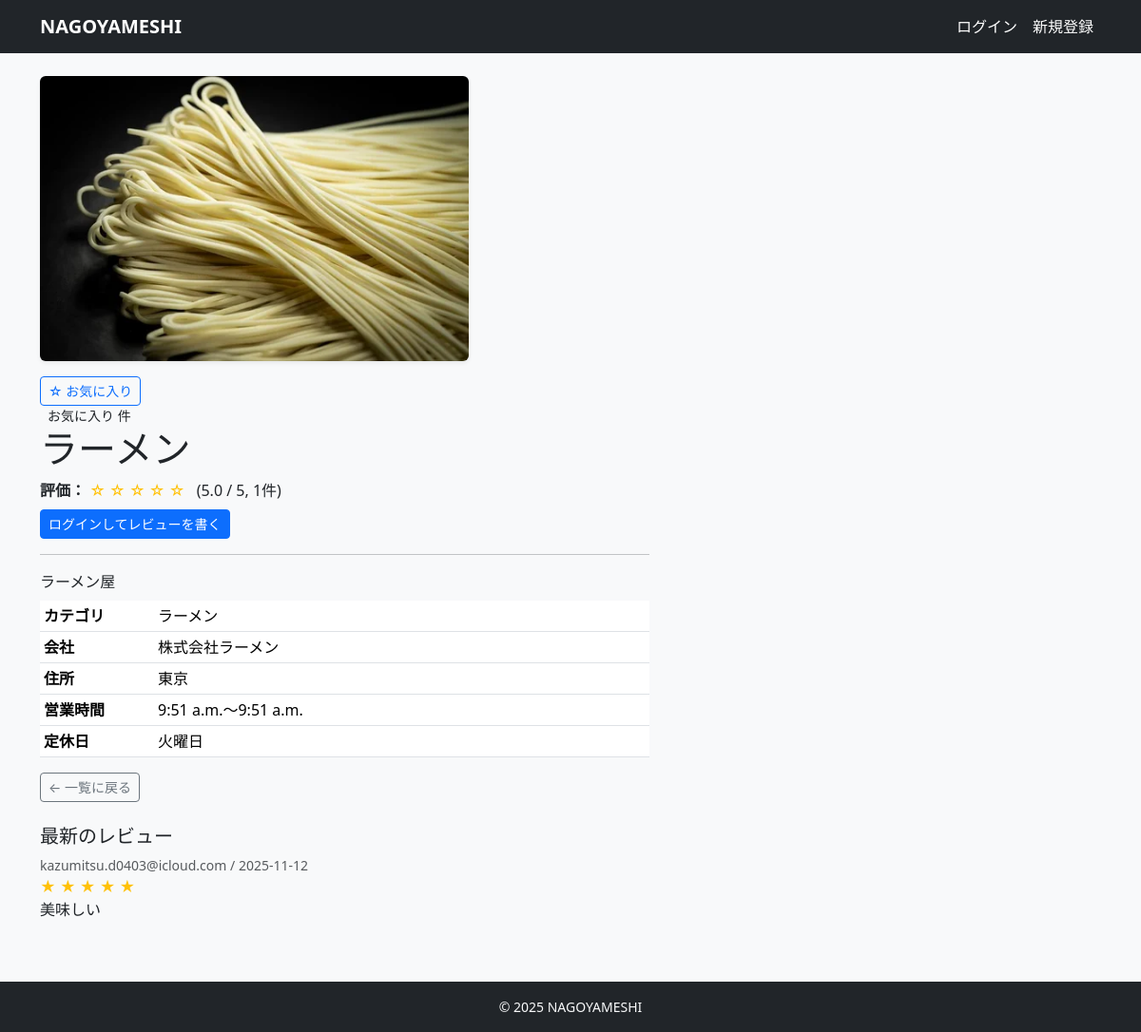
The app's page /2/, older data.
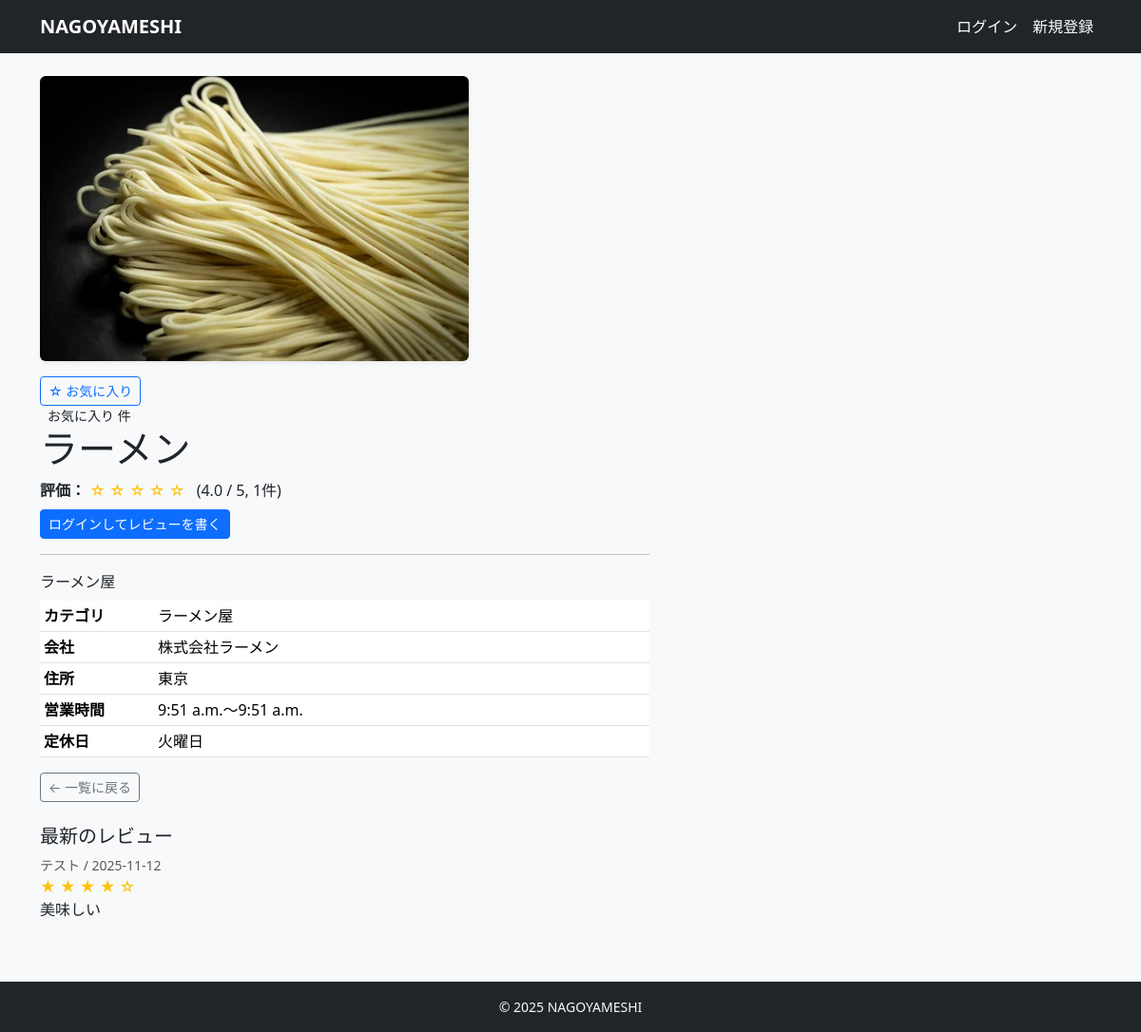
The same page, newer data.
### restaurants/models.py (models this page shows, shortened)
class Restaurant(models.Model):
    company = models.ForeignKey(
        Company,
        on_delete=models.CASCADE,
        related_name='restaurants',
    )
    category = models.ForeignKey(
        Category,
        on_delete=models.PROTECT,
        related_name='restaurants',
    )
    owner = models.ForeignKey(
        settings.AUTH_USER_MODEL,
        on_delete=models.CASCADE,
        related_name="my_restaurants",
        null=True,
        blank=True,
    )
    name = models.CharField(max_length=100)
    image = models.ImageField(upload_to='restaurant/', blank=True, null=True)
    description = models.TextField(blank=True)
    price_min = models.IntegerField()
    price_max = models.IntegerField()
    open_time = models.TimeField()
    close_time = models.TimeField()
    zipcode = models.CharField(max_length=10)
    address = models.CharField(max_length=200)
    tel = models.CharField(max_length=20)
    holiday = models.CharField(max_length=50, blank=True)  # 定休日
    created_at = models.DateTimeField(auto_now_add=True)
    updated_at = models.DateTimeField(auto_now=True)

class Category(models.Model):
    company = models.ForeignKey(
        'Company',  # 文字列で指定しておくと定義順を気にせんでええけん無難や
        verbose_name="会社",
        on_delete=models.CASCADE, # 会社が消えたらカテゴリも消える
        null=True,  # 既存データがある場合に備えて一時的にTrue推奨
        blank=True
    )
    name = models.CharField("カテゴリ名", max_length=50)
    is_active = models.BooleanField("有効フラグ", default=True)
    created_at = models.DateTimeField(auto_now_add=True)
    updated_at = models.DateTimeField(auto_now=True)

class Company(models.Model):
    owner = models.OneToOneField(
        settings.AUTH_USER_MODEL,
        on_delete=models.CASCADE,
        related_name="company",
        null=True,  # 既存データがあるなら最初は許可しておくと楽
        blank=True,
    )
    name = models.CharField(max_length=100)
    representative = models.CharField(max_length=100)
    established_at = models.DateField(null=True, blank=True)
    zipcode = models.CharField(max_length=10)
    address = models.CharField(max_length=200)
    business = models.TextField()  # 事業内容
    created_at = models.DateTimeField(auto_now_add=True)
    updated_at = models.DateTimeField(auto_now=True)

### reviews/models.py (models this page shows, shortened)
class Review(models.Model):
    user = models.ForeignKey(settings.AUTH_USER_MODEL, on_delete=models.CASCADE, related_name='reviews')
    restaurant = models.ForeignKey(Restaurant, on_delete=models.CASCADE, related_name='reviews')
    rating = models.PositiveSmallIntegerField()
    title = models.CharField(max_length=100, blank=True)
    comment = models.TextField()
    created_at = models.DateTimeField(auto_now_add=True)
    updated_at = models.DateTimeField(auto_now=True)
    class Meta:
        constraints = [
            models.UniqueConstraint(fields=['user', 'restaurant'], name='unique_user_restaurant_review')
        ]
        ordering = ['-created_at']

### accounts/models.py (models this page shows, shortened)
class User(AbstractUser):
    username = None  # 使わない（メールログインにする）
    email = models.EmailField(unique=True)
    name = models.CharField(max_length=10)
    name_kana = models.CharField(max_length=10)
    zipcode = models.CharField(max_length=8)
    address = models.CharField(max_length=20)
    tel = models.CharField(max_length=11)
    is_paid_member = models.BooleanField(default=False)
    is_owner_member = models.BooleanField(default=False)
    created_at = models.DateTimeField(auto_now_add=True)
    updated_at = models.DateTimeField(auto_now=True)
    USERNAME_FIELD = 'email'
    REQUIRED_FIELDS = ['name', 'name_kana', 'zipcode', 'address', 'tel']
    objects = CustomUserManager()

### restaurants/views.py (the view)
# urls.py: path('<int:pk>/', views.RestaurantDetailView.as_view(), name='restaurant_detail'),
class RestaurantDetailView(DetailView):
    model = Restaurant
    template_name = 'restaurants/restaurant_detail.html'
    context_object_name = 'restaurant'
    def get_context_data(self, **kwargs):
        ctx = super().get_context_data(**kwargs)
        r = self.object
        agg = r.reviews.aggregate(avg=Avg('rating'), cnt=Count('id'))
        ctx['avg_rating'] = agg['avg'] or 0
        ctx['review_count'] = agg['cnt'] or 0
        ctx['recent_reviews'] = r.reviews.select_related('user')[:3]
        if self.request.user.is_authenticated:
            ctx['my_review'] = r.reviews.filter(user=self.request.user).first()
            ctx["is_favorited"] = Favorite.objects.filter(user=self.request.user, restaurant=r).exists()
        else:
            ctx["is_favorited"] = False
        return ctx

### templates/restaurants/restaurant_detail.html (shortened to what this page needs)
{% extends "base.html" %}
{% block content %}
<div class="row">
  <div class="col-md-5 mb-3">
    {% if restaurant.image %}
      <img src="{{ restaurant.image.url }}"
           alt="{{ restaurant.name }}"
           class="img-fluid rounded shadow-sm">
    {% endif %}
  </div>
  <form method="post" action="{% url 'restaurants:favorite_toggle' restaurant.pk %}" class="d-inline">
  {% if is_favorited %}
    <button type="submit" class="btn btn-sm btn-outline-danger">★ お気に入り解除</button>
  {% else %}
    <button type="submit" class="btn btn-sm btn-outline-primary">☆ お気に入り</button>
  {% endif %}
</form>
<span class="ms-2 small">お気に入り {{ favorite_count }} 件</span>
  <div class="col-md-7">
    <h1 class="mb-2">{{ restaurant.name }}</h1>
    <p class="mb-2">
      <strong>評価：</strong>
      {% with avg_int=avg_rating|floatformat:0 %}
        <span class="text-warning">
          {% for _ in "12345" %}
            {% if forloop.counter <= avg_int %}★{% else %}☆{% endif %}
          {% endfor %}
        </span>
      {% endwith %}
      <span class="ms-2">({{ avg_rating|floatformat:1 }} / 5, {{ review_count }}件)</span>
    </p>
    {% if user.is_authenticated %}
      {% if my_review %}
        <a class="btn btn-sm btn-outline-primary" href="{% url 'reviews:review_edit' my_review.pk %}">自分のレビューを編集</a>
        <a class="btn btn-sm btn-outline-danger" href="{% url 'reviews:review_delete' my_review.pk %}">削除</a>
      {% else %}
        <a class="btn btn-sm btn-primary" href="{% url 'reviews:review_create' restaurant.pk %}">レビューを書く</a>
      {% endif %}
    {% else %}
      <a class="btn btn-sm btn-primary" href="{% url 'accounts:login' %}?next={{ request.path }}">ログインしてレビューを書く</a>
    {% endif %}
    <hr class="my-3">
    <p class="mb-2">{{ restaurant.description }}</p>
    <table class="table table-sm">
      <tbody>
        <tr>
          <th style="width: 120px;">カテゴリ</th>
          <td>{{ restaurant.category.name }}</td>
        </tr>
        <tr>
          <th>会社</th>
          <td>{{ restaurant.company.name }}</td>
        </tr>
        <tr>
          <th>住所</th>
          <td>{{ restaurant.address }}</td>
        </tr>
        <tr>
          <th>営業時間</th>
          <td>{{ restaurant.open_time }}〜{{ restaurant.close_time }}</td>
        </tr>
        <tr>
          <th>定休日</th>
          <td>{{ restaurant.holiday }}</td>
        </tr>
      </tbody>
    </table>
    <a href="{% url 'restaurants:restaurant_list' %}" class="btn btn-outline-secondary btn-sm">
      ← 一覧に戻る
    </a>
  </div>
</div>
<h3 class="h5 mt-4">最新のレビュー</h3>
{% if recent_reviews %}
  <ul class="list-unstyled">
    {% for rv in recent_reviews %}
      <li class="mb-3">
        <div class="small text-muted">
          {{ rv.user.name|default:rv.user.email }} / {{ rv.created_at|date:"Y-m-d" }}
        </div>
        <div class="text-warning">
          {% for _ in "12345" %}
            {% if forloop.counter <= rv.rating %}★{% else %}☆{% endif %}
          {% endfor %}
        </div>
        <div>{{ rv.comment|linebreaksbr }}</div>
      </li>
    {% endfor %}
  </ul>
{% else %}
  <p>まだレビューはありません。</p>
{% endif %}
{% endblock %}

Row changes from the older to the newer data that the page shows:
changed through a linked row, Restaurant "ラーメン": category.name "ラーメン" → "ラーメン屋"
changed Review "美味しい": user.name "kazumitsu.d0403@icloud.com" → "テスト"; rating 5 → 4 (drawn)
Text that changed along with them:
{{ avg_rating|floatformat:1 }}: "5.0" → "4.0"
